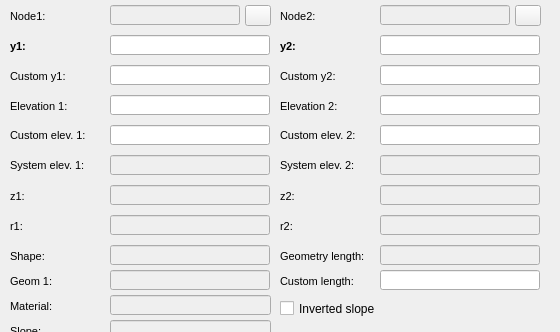
      <widget class="QWidget" name="page_7">
       <property name="geometry">
        <rect>
         <x>0</x>
         <y>0</y>
         <width>560</width>
         <height>332</height>
        </rect>
       </property>
       <attribute name="label">
        <string>Numeric information</string>
       </attribute>
       <widget class="QLabel" name="label_waccel_node_02">
        <property name="geometry">
         <rect>
          <x>280</x>
          <y>5</y>
          <width>41</width>
          <height>22</height>
         </rect>
        </property>
        <property name="font">
         <font>
          <pointsize>8</pointsize>
          <italic>false</italic>
         </font>
        </property>
        <property name="frameShape">
         <enum>QFrame::NoFrame</enum>
        </property>
        <property name="frameShadow">
         <enum>QFrame::Plain</enum>
        </property>
        <property name="text">
         <string>Node2:</string>
        </property>
        <property name="textFormat">
         <enum>Qt::AutoText</enum>
        </property>
        <property name="scaledContents">
         <bool>false</bool>
        </property>
        <property name="margin">
         <number>3</number>
        </property>
       </widget>
       <widget class="QLabel" name="label_waccel_node_01">
        <property name="geometry">
         <rect>
          <x>10</x>
          <y>5</y>
          <width>41</width>
          <height>22</height>
         </rect>
        </property>
        <property name="font">
         <font>
          <pointsize>8</pointsize>
          <italic>false</italic>
         </font>
        </property>
        <property name="frameShape">
         <enum>QFrame::NoFrame</enum>
        </property>
        <property name="frameShadow">
         <enum>QFrame::Plain</enum>
        </property>
        <property name="text">
         <string>Node1:</string>
        </property>
        <property name="textFormat">
         <enum>Qt::AutoText</enum>
        </property>
        <property name="scaledContents">
         <bool>false</bool>
        </property>
        <property name="alignment">
         <set>Qt::AlignLeading|Qt::AlignLeft|Qt::AlignVCenter</set>
        </property>
        <property name="margin">
         <number>3</number>
        </property>
       </widget>
       <widget class="QLineEdit" name="waccel_node_2">
        <property name="enabled">
         <bool>false</bool>
        </property>
        <property name="geometry">
         <rect>
          <x>380</x>
          <y>5</y>
          <width>130</width>
          <height>20</height>
         </rect>
        </property>
        <property name="font">
         <font>
          <italic>false</italic>
         </font>
        </property>
        <property name="styleSheet">
         <string notr="true"/>
        </property>
        <property name="text">
         <string/>
        </property>
       </widget>
       <widget class="QLineEdit" name="waccel_est_y1">
        <property name="geometry">
         <rect>
          <x>110</x>
          <y>65</y>
          <width>160</width>
          <height>20</height>
         </rect>
        </property>
       </widget>
       <widget class="QLineEdit" name="waccel_z1">
        <property name="enabled">
         <bool>false</bool>
        </property>
        <property name="geometry">
         <rect>
          <x>110</x>
          <y>185</y>
          <width>160</width>
          <height>20</height>
         </rect>
        </property>
        <property name="font">
         <font>
          <italic>false</italic>
         </font>
        </property>
        <property name="styleSheet">
         <string notr="true"/>
        </property>
       </widget>
       <widget class="QLabel" name="label_waccel_y2">
        <property name="geometry">
         <rect>
          <x>280</x>
          <y>35</y>
          <width>21</width>
          <height>22</height>
         </rect>
        </property>
        <property name="font">
         <font>
          <pointsize>8</pointsize>
          <weight>75</weight>
          <italic>false</italic>
          <bold>true</bold>
         </font>
        </property>
        <property name="frameShape">
         <enum>QFrame::NoFrame</enum>
        </property>
        <property name="frameShadow">
         <enum>QFrame::Plain</enum>
        </property>
        <property name="text">
         <string>y2:</string>
        </property>
        <property name="textFormat">
         <enum>Qt::AutoText</enum>
        </property>
        <property name="scaledContents">
         <bool>false</bool>
        </property>
        <property name="margin">
         <number>3</number>
        </property>
       </widget>
       <widget class="QLabel" name="label_waccel_z1">
        <property name="geometry">
         <rect>
          <x>10</x>
          <y>185</y>
          <width>21</width>
          <height>22</height>
         </rect>
        </property>
        <property name="font">
         <font>
          <pointsize>8</pointsize>
          <italic>false</italic>
         </font>
        </property>
        <property name="frameShape">
         <enum>QFrame::NoFrame</enum>
        </property>
        <property name="frameShadow">
         <enum>QFrame::Plain</enum>
        </property>
        <property name="text">
         <string>z1:</string>
        </property>
        <property name="textFormat">
         <enum>Qt::AutoText</enum>
        </property>
        <property name="scaledContents">
         <bool>false</bool>
        </property>
        <property name="alignment">
         <set>Qt::AlignLeading|Qt::AlignLeft|Qt::AlignVCenter</set>
        </property>
        <property name="margin">
         <number>3</number>
        </property>
       </widget>
       <widget class="QLabel" name="label_waccel_r2">
        <property name="geometry">
         <rect>
          <x>280</x>
          <y>215</y>
          <width>21</width>
          <height>22</height>
         </rect>
        </property>
        <property name="font">
         <font>
          <pointsize>8</pointsize>
          <italic>false</italic>
         </font>
        </property>
        <property name="frameShape">
         <enum>QFrame::NoFrame</enum>
        </property>
        <property name="frameShadow">
         <enum>QFrame::Plain</enum>
        </property>
        <property name="text">
         <string>r2:</string>
        </property>
        <property name="textFormat">
         <enum>Qt::AutoText</enum>
        </property>
        <property name="scaledContents">
         <bool>false</bool>
        </property>
        <property name="margin">
         <number>3</number>
        </property>
       </widget>
       <widget class="QLabel" name="label_waccel_y1">
        <property name="geometry">
         <rect>
          <x>10</x>
          <y>35</y>
          <width>21</width>
          <height>22</height>
         </rect>
        </property>
        <property name="font">
         <font>
          <pointsize>8</pointsize>
          <weight>75</weight>
          <italic>false</italic>
          <bold>true</bold>
         </font>
        </property>
        <property name="frameShape">
         <enum>QFrame::NoFrame</enum>
        </property>
        <property name="frameShadow">
         <enum>QFrame::Plain</enum>
        </property>
        <property name="text">
         <string>y1:</string>
        </property>
        <property name="textFormat">
         <enum>Qt::AutoText</enum>
        </property>
        <property name="scaledContents">
         <bool>false</bool>
        </property>
        <property name="alignment">
         <set>Qt::AlignLeading|Qt::AlignLeft|Qt::AlignVCenter</set>
        </property>
        <property name="margin">
         <number>3</number>
        </property>
       </widget>
       <widget class="QLabel" name="label_waccel_z2">
        <property name="geometry">
         <rect>
          <x>280</x>
          <y>185</y>
          <width>21</width>
          <height>22</height>
         </rect>
        </property>
        <property name="font">
         <font>
          <pointsize>8</pointsize>
          <italic>false</italic>
         </font>
        </property>
        <property name="frameShape">
         <enum>QFrame::NoFrame</enum>
        </property>
        <property name="frameShadow">
         <enum>QFrame::Plain</enum>
        </property>
        <property name="text">
         <string>z2:</string>
        </property>
        <property name="textFormat">
         <enum>Qt::AutoText</enum>
        </property>
        <property name="scaledContents">
         <bool>false</bool>
        </property>
        <property name="margin">
         <number>3</number>
        </property>
       </widget>
       <widget class="QLineEdit" name="waccel_elev2">
        <property name="geometry">
         <rect>
          <x>380</x>
          <y>95</y>
          <width>160</width>
          <height>20</height>
         </rect>
        </property>
       </widget>
       <widget class="QLineEdit" name="waccel_r2">
        <property name="enabled">
         <bool>false</bool>
        </property>
        <property name="geometry">
         <rect>
          <x>380</x>
          <y>215</y>
          <width>160</width>
          <height>20</height>
         </rect>
        </property>
        <property name="font">
         <font>
          <italic>false</italic>
         </font>
        </property>
        <property name="styleSheet">
         <string notr="true"/>
        </property>
       </widget>
       <widget class="QLineEdit" name="waccel_r1">
        <property name="enabled">
         <bool>false</bool>
        </property>
        <property name="geometry">
         <rect>
          <x>110</x>
          <y>215</y>
          <width>160</width>
          <height>20</height>
         </rect>
        </property>
        <property name="font">
         <font>
          <italic>false</italic>
         </font>
        </property>
        <property name="styleSheet">
         <string notr="true"/>
        </property>
       </widget>
       <widget class="QLabel" name="label_waccel_r1">
        <property name="geometry">
         <rect>
          <x>10</x>
          <y>215</y>
          <width>21</width>
          <height>22</height>
         </rect>
        </property>
        <property name="font">
         <font>
          <pointsize>8</pointsize>
          <italic>false</italic>
         </font>
        </property>
        <property name="frameShape">
         <enum>QFrame::NoFrame</enum>
        </property>
        <property name="frameShadow">
         <enum>QFrame::Plain</enum>
        </property>
        <property name="text">
         <string>r1:</string>
        </property>
        <property name="textFormat">
         <enum>Qt::AutoText</enum>
        </property>
        <property name="scaledContents">
         <bool>false</bool>
        </property>
        <property name="alignment">
         <set>Qt::AlignLeading|Qt::AlignLeft|Qt::AlignVCenter</set>
        </property>
        <property name="margin">
         <number>3</number>
        </property>
       </widget>
       <widget class="QLineEdit" name="waccel_z2">
        <property name="enabled">
         <bool>false</bool>
        </property>
        <property name="geometry">
         <rect>
          <x>380</x>
          <y>185</y>
          <width>160</width>
          <height>20</height>
         </rect>
        </property>
        <property name="font">
         <font>
          <italic>false</italic>
         </font>
        </property>
        <property name="styleSheet">
         <string notr="true"/>
        </property>
       </widget>
       <widget class="QLineEdit" name="waccel_est_y2">
        <property name="geometry">
         <rect>
          <x>380</x>
          <y>65</y>
          <width>160</width>
          <height>20</height>
         </rect>
        </property>
        <property name="font">
         <font>
          <italic>false</italic>
         </font>
        </property>
       </widget>
       <widget class="QLineEdit" name="waccel_y2">
        <property name="geometry">
         <rect>
          <x>380</x>
          <y>35</y>
          <width>160</width>
          <height>20</height>
         </rect>
        </property>
       </widget>
       <widget class="QLabel" name="label_waccel_est_y1">
        <property name="geometry">
         <rect>
          <x>10</x>
          <y>65</y>
          <width>71</width>
          <height>22</height>
         </rect>
        </property>
        <property name="font">
         <font>
          <pointsize>8</pointsize>
          <italic>false</italic>
         </font>
        </property>
        <property name="frameShape">
         <enum>QFrame::NoFrame</enum>
        </property>
        <property name="frameShadow">
         <enum>QFrame::Plain</enum>
        </property>
        <property name="text">
         <string>Custom y1:</string>
        </property>
        <property name="textFormat">
         <enum>Qt::AutoText</enum>
        </property>
        <property name="scaledContents">
         <bool>false</bool>
        </property>
        <property name="alignment">
         <set>Qt::AlignLeading|Qt::AlignLeft|Qt::AlignVCenter</set>
        </property>
        <property name="margin">
         <number>3</number>
        </property>
       </widget>
       <widget class="QLabel" name="label_waccel_elev2">
        <property name="geometry">
         <rect>
          <x>280</x>
          <y>95</y>
          <width>66</width>
          <height>22</height>
         </rect>
        </property>
        <property name="font">
         <font>
          <pointsize>8</pointsize>
          <italic>false</italic>
         </font>
        </property>
        <property name="frameShape">
         <enum>QFrame::NoFrame</enum>
        </property>
        <property name="frameShadow">
         <enum>QFrame::Plain</enum>
        </property>
        <property name="text">
         <string>Elevation 2:</string>
        </property>
        <property name="textFormat">
         <enum>Qt::AutoText</enum>
        </property>
        <property name="scaledContents">
         <bool>false</bool>
        </property>
        <property name="margin">
         <number>3</number>
        </property>
       </widget>
       <widget class="QLabel" name="label_waccel_elev1">
        <property name="geometry">
         <rect>
          <x>10</x>
          <y>95</y>
          <width>66</width>
          <height>22</height>
         </rect>
        </property>
        <property name="font">
         <font>
          <pointsize>8</pointsize>
          <italic>false</italic>
         </font>
        </property>
        <property name="frameShape">
         <enum>QFrame::NoFrame</enum>
        </property>
        <property name="frameShadow">
         <enum>QFrame::Plain</enum>
        </property>
        <property name="text">
         <string>Elevation 1:</string>
        </property>
        <property name="textFormat">
         <enum>Qt::AutoText</enum>
        </property>
        <property name="scaledContents">
         <bool>false</bool>
        </property>
        <property name="alignment">
         <set>Qt::AlignLeading|Qt::AlignLeft|Qt::AlignVCenter</set>
        </property>
        <property name="margin">
         <number>3</number>
        </property>
       </widget>
       <widget class="QLabel" name="label_waccel_est_y2">
        <property name="geometry">
         <rect>
          <x>280</x>
          <y>65</y>
          <width>71</width>
          <height>22</height>
         </rect>
        </property>
        <property name="font">
         <font>
          <pointsize>8</pointsize>
          <italic>false</italic>
         </font>
        </property>
        <property name="frameShape">
         <enum>QFrame::NoFrame</enum>
        </property>
        <property name="frameShadow">
         <enum>QFrame::Plain</enum>
        </property>
        <property name="text">
         <string>Custom y2:</string>
        </property>
        <property name="textFormat">
         <enum>Qt::AutoText</enum>
        </property>
        <property name="scaledContents">
         <bool>false</bool>
        </property>
        <property name="margin">
         <number>3</number>
        </property>
       </widget>
       <widget class="QLineEdit" name="waccel_elev1">
        <property name="geometry">
         <rect>
          <x>110</x>
          <y>95</y>
          <width>160</width>
          <height>20</height>
         </rect>
        </property>
       </widget>
       <widget class="QLineEdit" name="waccel_node_1">
        <property name="enabled">
         <bool>false</bool>
        </property>
        <property name="geometry">
         <rect>
          <x>110</x>
          <y>5</y>
          <width>130</width>
          <height>20</height>
         </rect>
        </property>
        <property name="font">
         <font>
          <italic>false</italic>
         </font>
        </property>
        <property name="styleSheet">
         <string notr="true"/>
        </property>
       </widget>
       <widget class="QLineEdit" name="waccel_y1">
        <property name="geometry">
         <rect>
          <x>110</x>
          <y>35</y>
          <width>160</width>
          <height>20</height>
         </rect>
        </property>
       </widget>
       <widget class="QCheckBox" name="waccel_inverted_slope">
        <property name="geometry">
         <rect>
          <x>280</x>
          <y>300</y>
          <width>171</width>
          <height>17</height>
         </rect>
        </property>
        <property name="text">
         <string>Inverted slope</string>
        </property>
       </widget>
       <widget class="QLabel" name="label_waccel_custom_length">
        <property name="geometry">
         <rect>
          <x>280</x>
          <y>270</y>
          <width>90</width>
          <height>22</height>
         </rect>
        </property>
        <property name="font">
         <font>
          <pointsize>8</pointsize>
         </font>
        </property>
        <property name="frameShape">
         <enum>QFrame::NoFrame</enum>
        </property>
        <property name="frameShadow">
         <enum>QFrame::Plain</enum>
        </property>
        <property name="text">
         <string>Custom length:</string>
        </property>
        <property name="textFormat">
         <enum>Qt::AutoText</enum>
        </property>
        <property name="scaledContents">
         <bool>false</bool>
        </property>
        <property name="alignment">
         <set>Qt::AlignLeading|Qt::AlignLeft|Qt::AlignVCenter</set>
        </property>
        <property name="margin">
         <number>3</number>
        </property>
       </widget>
       <widget class="QLineEdit" name="waccel_custom_length">
        <property name="geometry">
         <rect>
          <x>380</x>
          <y>270</y>
          <width>160</width>
          <height>20</height>
         </rect>
        </property>
        <property name="font">
         <font>
          <italic>false</italic>
         </font>
        </property>
        <property name="text">
         <string/>
        </property>
       </widget>
       <widget class="QLineEdit" name="waccel_gis_length">
        <property name="enabled">
         <bool>false</bool>
        </property>
        <property name="geometry">
         <rect>
          <x>380</x>
          <y>245</y>
          <width>160</width>
          <height>20</height>
         </rect>
        </property>
        <property name="font">
         <font>
          <italic>false</italic>
         </font>
        </property>
        <property name="styleSheet">
         <string notr="true"/>
        </property>
        <property name="text">
         <string/>
        </property>
       </widget>
       <widget class="QLabel" name="label_waccel_geometry_length">
        <property name="geometry">
         <rect>
          <x>280</x>
          <y>245</y>
          <width>90</width>
          <height>22</height>
         </rect>
        </property>
        <property name="font">
         <font>
          <pointsize>8</pointsize>
         </font>
        </property>
        <property name="frameShape">
         <enum>QFrame::NoFrame</enum>
        </property>
        <property name="frameShadow">
         <enum>QFrame::Plain</enum>
        </property>
        <property name="text">
         <string>Geometry length:</string>
        </property>
        <property name="textFormat">
         <enum>Qt::AutoText</enum>
        </property>
        <property name="scaledContents">
         <bool>false</bool>
        </property>
        <property name="alignment">
         <set>Qt::AlignLeading|Qt::AlignLeft|Qt::AlignVCenter</set>
        </property>
        <property name="margin">
         <number>3</number>
        </property>
       </widget>
       <widget class="QLabel" name="label_waccel_shape">
        <property name="geometry">
         <rect>
          <x>10</x>
          <y>245</y>
          <width>90</width>
          <height>22</height>
         </rect>
        </property>
        <property name="font">
         <font>
          <pointsize>8</pointsize>
         </font>
        </property>
        <property name="frameShape">
         <enum>QFrame::NoFrame</enum>
        </property>
        <property name="frameShadow">
         <enum>QFrame::Plain</enum>
        </property>
        <property name="text">
         <string>Shape:</string>
        </property>
        <property name="textFormat">
         <enum>Qt::AutoText</enum>
        </property>
        <property name="scaledContents">
         <bool>false</bool>
        </property>
        <property name="alignment">
         <set>Qt::AlignLeading|Qt::AlignLeft|Qt::AlignVCenter</set>
        </property>
        <property name="margin">
         <number>3</number>
        </property>
       </widget>
       <widget class="QLineEdit" name="waccel_cat_shape">
        <property name="enabled">
         <bool>false</bool>
        </property>
        <property name="geometry">
         <rect>
          <x>110</x>
          <y>245</y>
          <width>160</width>
          <height>20</height>
         </rect>
        </property>
        <property name="font">
         <font>
          <italic>false</italic>
         </font>
        </property>
        <property name="styleSheet">
         <string notr="true"/>
        </property>
        <property name="text">
         <string/>
        </property>
       </widget>
       <widget class="QLineEdit" name="waccel_slope">
        <property name="enabled">
         <bool>false</bool>
        </property>
        <property name="geometry">
         <rect>
          <x>110</x>
          <y>320</y>
          <width>161</width>
          <height>20</height>
         </rect>
        </property>
        <property name="font">
         <font>
          <italic>false</italic>
         </font>
        </property>
        <property name="styleSheet">
         <string notr="true"/>
        </property>
        <property name="text">
         <string/>
        </property>
       </widget>
       <widget class="QLabel" name="label_waccel_slope">
        <property name="geometry">
         <rect>
          <x>10</x>
          <y>320</y>
          <width>90</width>
          <height>22</height>
         </rect>
        </property>
        <property name="font">
         <font>
          <pointsize>8</pointsize>
         </font>
        </property>
        <property name="frameShape">
         <enum>QFrame::NoFrame</enum>
        </property>
        <property name="frameShadow">
         <enum>QFrame::Plain</enum>
        </property>
        <property name="text">
         <string>Slope:</string>
        </property>
        <property name="textFormat">
         <enum>Qt::AutoText</enum>
        </property>
        <property name="scaledContents">
         <bool>false</bool>
        </property>
        <property name="alignment">
         <set>Qt::AlignLeading|Qt::AlignLeft|Qt::AlignVCenter</set>
        </property>
        <property name="margin">
         <number>3</number>
        </property>
       </widget>
       <widget class="QLabel" name="label_waccel_geom">
        <property name="geometry">
         <rect>
          <x>10</x>
          <y>270</y>
          <width>90</width>
          <height>22</height>
         </rect>
        </property>
        <property name="font">
         <font>
          <pointsize>8</pointsize>
         </font>
        </property>
        <property name="frameShape">
         <enum>QFrame::NoFrame</enum>
        </property>
        <property name="frameShadow">
         <enum>QFrame::Plain</enum>
        </property>
        <property name="text">
         <string>Geom 1:</string>
        </property>
        <property name="textFormat">
         <enum>Qt::AutoText</enum>
        </property>
        <property name="scaledContents">
         <bool>false</bool>
        </property>
        <property name="alignment">
         <set>Qt::AlignLeading|Qt::AlignLeft|Qt::AlignVCenter</set>
        </property>
        <property name="margin">
         <number>3</number>
        </property>
       </widget>
       <widget class="QLineEdit" name="waccel_cat_geom1">
        <property name="enabled">
         <bool>false</bool>
        </property>
        <property name="geometry">
         <rect>
          <x>110</x>
          <y>270</y>
          <width>160</width>
          <height>20</height>
         </rect>
        </property>
        <property name="font">
         <font>
          <italic>false</italic>
         </font>
        </property>
        <property name="styleSheet">
         <string notr="true"/>
        </property>
        <property name="text">
         <string/>
        </property>
       </widget>
       <widget class="QLabel" name="label_waccel_est_elev2">
        <property name="geometry">
         <rect>
          <x>280</x>
          <y>120</y>
          <width>86</width>
          <height>31</height>
         </rect>
        </property>
        <property name="font">
         <font>
          <pointsize>8</pointsize>
          <italic>false</italic>
         </font>
        </property>
        <property name="frameShape">
         <enum>QFrame::NoFrame</enum>
        </property>
        <property name="frameShadow">
         <enum>QFrame::Plain</enum>
        </property>
        <property name="text">
         <string>Custom elev. 2:</string>
        </property>
        <property name="textFormat">
         <enum>Qt::AutoText</enum>
        </property>
        <property name="scaledContents">
         <bool>false</bool>
        </property>
        <property name="wordWrap">
         <bool>true</bool>
        </property>
        <property name="margin">
         <number>3</number>
        </property>
       </widget>
       <widget class="QLineEdit" name="waccel_est_elev2">
        <property name="geometry">
         <rect>
          <x>380</x>
          <y>125</y>
          <width>160</width>
          <height>20</height>
         </rect>
        </property>
       </widget>
       <widget class="QLabel" name="label_waccel_est_elev1">
        <property name="geometry">
         <rect>
          <x>10</x>
          <y>120</y>
          <width>106</width>
          <height>31</height>
         </rect>
        </property>
        <property name="font">
         <font>
          <pointsize>8</pointsize>
          <italic>false</italic>
         </font>
        </property>
        <property name="frameShape">
         <enum>QFrame::NoFrame</enum>
        </property>
        <property name="frameShadow">
         <enum>QFrame::Plain</enum>
        </property>
        <property name="text">
         <string>Custom elev. 1:</string>
        </property>
        <property name="textFormat">
         <enum>Qt::AutoText</enum>
        </property>
        <property name="scaledContents">
         <bool>false</bool>
        </property>
        <property name="alignment">
         <set>Qt::AlignLeading|Qt::AlignLeft|Qt::AlignVCenter</set>
        </property>
        <property name="wordWrap">
         <bool>true</bool>
        </property>
        <property name="margin">
         <number>3</number>
        </property>
       </widget>
       <widget class="QLineEdit" name="waccel_est_elev1">
        <property name="geometry">
         <rect>
          <x>110</x>
          <y>125</y>
          <width>160</width>
          <height>20</height>
         </rect>
        </property>
        <property name="text">
         <string/>
        </property>
       </widget>
       <widget class="QLabel" name="label_waccel_sys_elev1">
        <property name="geometry">
         <rect>
          <x>10</x>
          <y>150</y>
          <width>86</width>
          <height>31</height>
         </rect>
        </property>
        <property name="font">
         <font>
          <pointsize>8</pointsize>
          <italic>false</italic>
         </font>
        </property>
        <property name="frameShape">
         <enum>QFrame::NoFrame</enum>
        </property>
        <property name="frameShadow">
         <enum>QFrame::Plain</enum>
        </property>
        <property name="text">
         <string>System elev. 1:</string>
        </property>
        <property name="textFormat">
         <enum>Qt::AutoText</enum>
        </property>
        <property name="scaledContents">
         <bool>false</bool>
        </property>
        <property name="alignment">
         <set>Qt::AlignLeading|Qt::AlignLeft|Qt::AlignVCenter</set>
        </property>
        <property name="wordWrap">
         <bool>true</bool>
        </property>
        <property name="margin">
         <number>3</number>
        </property>
       </widget>
       <widget class="QLineEdit" name="waccel_sys_elev1">
        <property name="enabled">
         <bool>false</bool>
        </property>
        <property name="geometry">
         <rect>
          <x>110</x>
          <y>155</y>
          <width>160</width>
          <height>20</height>
         </rect>
        </property>
        <property name="font">
         <font>
          <italic>false</italic>
         </font>
        </property>
        <property name="styleSheet">
         <string notr="true"/>
        </property>
        <property name="text">
         <string/>
        </property>
       </widget>
       <widget class="QLineEdit" name="waccel_sys_elev2">
        <property name="enabled">
         <bool>false</bool>
        </property>
        <property name="geometry">
         <rect>
          <x>380</x>
          <y>155</y>
          <width>160</width>
          <height>20</height>
         </rect>
        </property>
        <property name="font">
         <font>
          <italic>false</italic>
         </font>
        </property>
        <property name="styleSheet">
         <string notr="true"/>
        </property>
       </widget>
       <widget class="QLabel" name="label_waccel_sys_elev2">
        <property name="geometry">
         <rect>
          <x>280</x>
          <y>150</y>
          <width>86</width>
          <height>31</height>
         </rect>
        </property>
        <property name="font">
         <font>
          <pointsize>8</pointsize>
          <italic>false</italic>
         </font>
        </property>
        <property name="frameShape">
         <enum>QFrame::NoFrame</enum>
        </property>
        <property name="frameShadow">
         <enum>QFrame::Plain</enum>
        </property>
        <property name="text">
         <string>System elev. 2:</string>
        </property>
        <property name="textFormat">
         <enum>Qt::AutoText</enum>
        </property>
        <property name="scaledContents">
         <bool>false</bool>
        </property>
        <property name="wordWrap">
         <bool>true</bool>
        </property>
        <property name="margin">
         <number>3</number>
        </property>
       </widget>
       <widget class="QPushButton" name="btn_waccel_node_1">
        <property name="geometry">
         <rect>
          <x>245</x>
          <y>5</y>
          <width>26</width>
          <height>21</height>
         </rect>
        </property>
        <property name="text">
         <string/>
        </property>
       </widget>
       <widget class="QPushButton" name="btn_waccel_node_2">
        <property name="geometry">
         <rect>
          <x>515</x>
          <y>5</y>
          <width>26</width>
          <height>21</height>
         </rect>
        </property>
        <property name="text">
         <string/>
        </property>
       </widget>
       <widget class="QLineEdit" name="waccel_matcat_id">
        <property name="enabled">
         <bool>false</bool>
        </property>
        <property name="geometry">
         <rect>
          <x>110</x>
          <y>295</y>
          <width>161</width>
          <height>20</height>
         </rect>
        </property>
        <property name="font">
         <font>
          <italic>false</italic>
         </font>
        </property>
        <property name="text">
         <string/>
        </property>
       </widget>
       <widget class="QLabel" name="label_waccel_matcat_id">
        <property name="geometry">
         <rect>
          <x>10</x>
          <y>295</y>
          <width>90</width>
          <height>22</height>
         </rect>
        </property>
        <property name="font">
         <font>
          <pointsize>8</pointsize>
         </font>
        </property>
        <property name="frameShape">
         <enum>QFrame::NoFrame</enum>
        </property>
        <property name="frameShadow">
         <enum>QFrame::Plain</enum>
        </property>
        <property name="text">
         <string>Material:</string>
        </property>
        <property name="textFormat">
         <enum>Qt::AutoText</enum>
        </property>
        <property name="scaledContents">
         <bool>false</bool>
        </property>
        <property name="alignment">
         <set>Qt::AlignLeading|Qt::AlignLeft|Qt::AlignVCenter</set>
        </property>
        <property name="margin">
         <number>3</number>
        </property>
       </widget>
      </widget>
